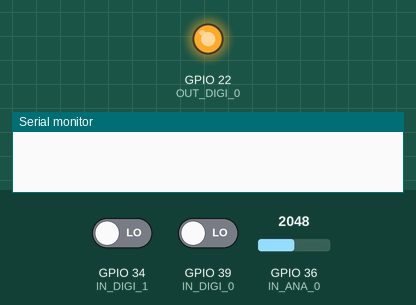
Bench run of a sketch on a simulated ESP32. Shown: output pins drawn as LEDs (lit = HIGH), the last lines printed to the serial monitor. Inputs (shaded band) come from the test bench; at power-on: GPIO 34 (IN_DIGI_1) LOW, GPIO 36 (IN_ANA_0) = 2048, GPIO 39 (IN_DIGI_0) LOW.

Above: at 0.1 s.
At 1.1 s:
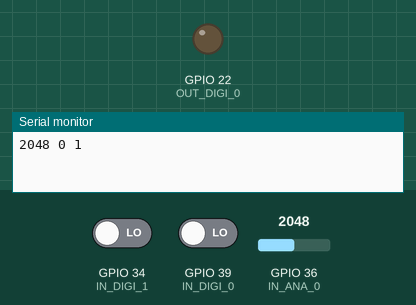
Timing chart, 0 to 2.6 s (numbered marks = the images above):
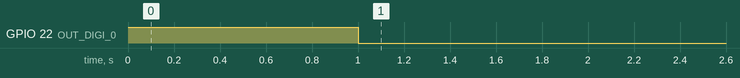

The sketch:

ESP32_-_Serial_Communication.ino
```cpp
/*
 * อ่านค่า Analog และ Digital เพื่อแสดงค่าทั้งหมดที่อ่านได้ผ่านทาง Serial Port
 * เขียนค่า Digital เพื่อควบคุม Relay ที่ต่อกับ Conveyor
 */


#define IN_ANA_0  36 // กำหนด Input Port สำหรับ Temperature
#define IN_DIGI_0 39 // กำหนด Input Port สำหรับ Proximitry (Input)
#define IN_DIGI_1 34 // กำหนด Input Port สำหรับ Proximitry (Output)

#define OUT_DIGI_0  22  // Output Port สำหรับ Conveyor

int DATA_ANA_0  = 0;  // ตัวแปรสำหรับเก็บค่า Analog ที่อ่านได้

int DATA_DIGI_0 = 0;  // ตัวแปรสำหรับเก็บค่า Digital ที่อ่านได้
int DATA_DIGI_1 = 0;  // ตัวแปรสำหรับเก็บค่า Digital ที่อ่านได้


void setup()
{

  // ตั้งค่า Port เป็น Input
  pinMode(IN_ANA_0, INPUT);  // Temperature Analog
  pinMode(IN_DIGI_0, INPUT);  // Proximitry Digital
  pinMode(IN_DIGI_1, INPUT);  // Proximitry Digital

  // ตั้งค่า Port เป็น Output
  pinMode(OUT_DIGI_0, OUTPUT);  // Relay (Conveyor)

  // ใช้งาน Serial Port
  Serial.begin(115200);

  // ทดสอบ Output
  digitalWrite(OUT_DIGI_0, HIGH);
  delay(1000);
  digitalWrite(OUT_DIGI_0, LOW);

}


void loop()
{

  if(Serial.available() > 0)
  {

    // อ่านข้อมูลที่ส่งมาทาง Serial Port
    int data_read  = Serial.read();
    if(data_read == '1')
    {
        // Conveyor เริ่มทำงาน
        digitalWrite(OUT_DIGI_0, HIGH);
    }
    else if(data_read == '0')
    {
      // Conveyor หยุดทำงาน
      digitalWrite(OUT_DIGI_0, LOW);
    }

  }


  // Protocol=\r<temperature> <proximity in> <proximity out>\n

  Serial.print("\r");

  DATA_ANA_0  = analogRead(IN_ANA_0); // อ่านค่า Analog
  Serial.print(DATA_ANA_0); // ส่งค่า Analog ที่อ่านได้ไปยัง Serial Port
  Serial.print(" ");

  DATA_DIGI_0  = digitalRead(IN_DIGI_0); // อ่านค่า Digital
  Serial.print(DATA_DIGI_0); // ส่งค่า Digital ที่อ่านได้ไปยัง Serial Port
  Serial.print(" ");

  DATA_DIGI_1  = digitalRead(IN_DIGI_1); // อ่านค่า Digital
  DATA_DIGI_1 = (~DATA_DIGI_1) & 1;
  Serial.print(DATA_DIGI_1); // ส่งค่า Digital ที่อ่านได้ไปยัง Serial Port

  Serial.print("\n");

  delay(250);

}
```
